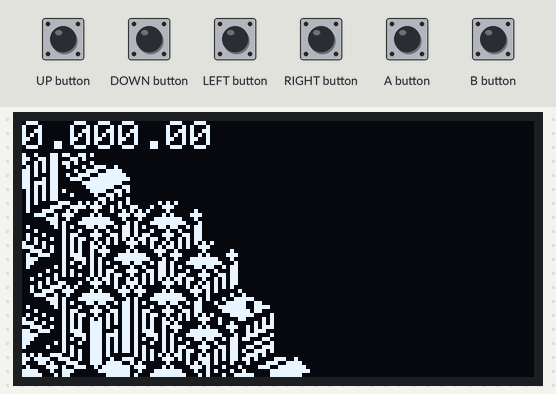
Bench run of a sketch on a simulated Arduboy, built with avr-gcc and run on an emulated ATmega32U4. Parts: 128×64 one-colour display. Inputs (shaded band) come from the test bench. Random numbers use the default seed unless the sketch sets one.

Above: at 1.2 s.
1.3 s: UP button pressed for 1 s
At 1.65 s:
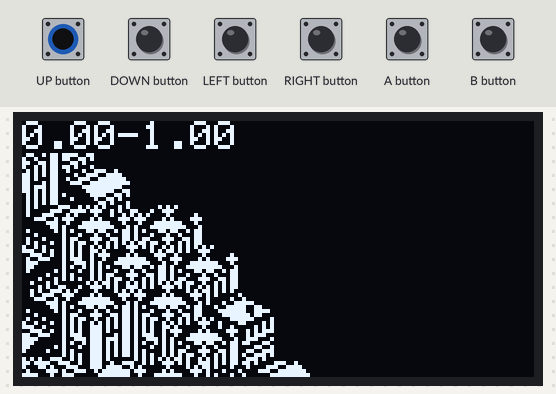
3.8 s: DOWN button pressed for 1 s
At 6.0 s:
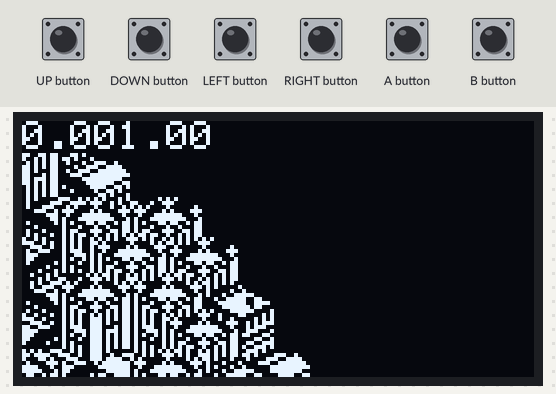
6.3 s: DOWN button pressed for 0.15 s
At 6.9 s:
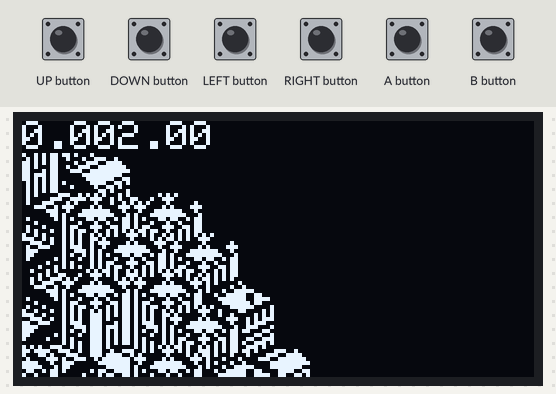
Timing chart, 0 to 9.3 s (numbered marks = the images above; inputs shaded):
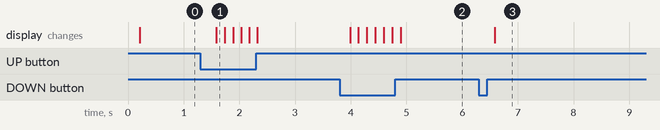

Measured:
- after the input at 1.3 s, the display: changes after 0.28 s (image 1)
- after the input at 3.8 s, the display: first changes after 0.19 s (image 2 shows a later state)
- after the input at 6.3 s, the display: changes after 0.29 s (image 3)

The sketch:

MainGame.ino
```cpp
#include "MainGame.h"

Vector buildingLoc;

//bool isPaused = false;
bool isMinimapVisible = false;

void setup() {
  arduboy.begin();
  arduboy.clear();
  arduboy.initRandomSeed();
  //Initialize things here
  generateMap();
}

uint8_t frame = 0;

void loop() {
  if (!arduboy.nextFrame()) {
    return;
  }
  arduboy.clear();

  //Game code here
  arduboy.pollButtons();
  // Handle input
  handleInput();

  if (isMinimapVisible == true)
  {
    drawMiniMap();
  }

  else
  {
    drawIsoMap();
  }

  debug();
  arduboy.display();
}

void handleInput()
{
   // Move cursor and camera
  if (arduboy.pressed(UP_BUTTON))
  {
      --camera.y;

      //update player
  }

  if (arduboy.pressed(DOWN_BUTTON))
  {
      ++camera.y;

      //update player
  }

  if (arduboy.pressed(LEFT_BUTTON))
  {
      --camera.x;

      //update player
  }

  if (arduboy.pressed(RIGHT_BUTTON))
  {
      ++camera.x;

      //update player
  }

  if(arduboy.justPressed(B_BUTTON))
  {
    isMinimapVisible = !isMinimapVisible;
  }
}


void debug()
{
  arduboy.print(camera.x);
  arduboy.print(camera.y);
}
```

MainGame.h
```cpp
#include "TileType.h"
#include <Arduboy2.h>
Arduboy2 arduboy;
#include "GameSprites.h"

// Changes to make:
// - Create pause function on B button press and call drawMap function in it
// - Create functions toIso and toCart to go to and from Isometric/Cartesian
// - Draw new map tiles using toIso (and probably an enum due to how theyre stored in memory?)

class Vector {
  public:
    float x = 0;
    float y = 0;
};

// The game camera, represented by the camera's top left coordinates
Vector camera;

// The dimensions of the screen
constexpr uint8_t screen_height = HEIGHT;
constexpr uint8_t screen_width = WIDTH;

// The centre coordinates of the screen
constexpr uint8_t viewport_center_height = screen_height / 2;
constexpr uint8_t viewport_center_width = screen_width / 2;

// The dimensions of the tiles
constexpr uint8_t tileWidth = 18;
constexpr uint8_t tileHeight = 19;

// The dimensions of the map
constexpr uint8_t mapHeight = 32;
constexpr uint8_t mapWidth = 32;

// A 2D array of tiles, represented with 'TileType'
TileType tileMap[mapHeight][mapWidth] {};

// Though it would be better to introduce a named function so you don’t forget what this code actually does:

inline uint8_t getSpriteHeight(const uint8_t * sprite)
{
  return pgm_read_byte(&sprite[1]);
}

inline uint8_t getSpriteWidth(const uint8_t * sprite)
{
  return pgm_read_byte(&sprite[0]);
}

//And thus:

//uint8_t tileHeight = getSpriteHeight(buildingSprite);
//uint8_t tileWidth = getSpriteWidth(buildingSprite);

//From which you could then adjust drawY to draw your buildings at the appropriate position.
//(I’m going to let you figure out how to do the adjustment, purely to give you chance to check your understanding of how the isometric rendering works.)


/*
im thinking i should change my tileWidth and tileHeight back (since i shouldn’t have replaced them lol)
then use my getSpriteWidth/Height functions to return the actual size of my sprites and try to use them in figuring out my height adjustment…
-----
Yes. This is correct.
Now all that remains is to figure out how to adjust the height.
You might actually find it easier to work out if you fixed your images’ masks first so the transparent parts are actually transparent.


 */


/*
//Create timer
unsigned long currentMillis = 0;
unsigned long previousMillis = 0;

unsigned long getElapsedTime()
{
  return (currentMillis - previousMillis);
}

void updatePreviousTime()
{
  previousMillis = currentMillis;
}

void updateCurrentTime()
{
  currentMillis = millis();
}
*/

// Generates a random map by filling the map with random tiles,
// moving from left to right, top to bottom.
// Called in setup
void generateMap()
{
  // Top to bottom
  for(uint16_t tileY = 0; tileY < mapHeight; ++tileY)
  {
    // Left to right
    for(uint16_t tileX = 0; tileX < mapWidth; ++tileX)
    {
      // Create a tile value from a random number
      // and assign it to a tile in the tile map.
      tileMap[tileY][tileX] = fromTileIndex(random());
    }
  }
}

void drawMiniMap()
{
  for(uint8_t y = 0; y < mapHeight; ++y)
  {
    // Calculate the y position to draw the tile at, 6 is tile height
    int16_t drawY = ((y * 6) - camera.y);

    for(uint8_t x = 0; x < mapWidth; ++x)
    {
      // Calculate the x position to draw the tile at, 6 is tile width:
      int16_t drawX = ((x * 6) - camera.x);

      // Read the tile from the map.
      TileType tileType = tileMap[y][x];

      // Figure out the tile index.
      uint8_t tileIndex = toTileIndex(tileType);

      // Draw the tile at the calculated position.
      Sprites::drawOverwrite(drawX, drawY, buildingPlaceholders, tileIndex);
    }
  }
}

// Isometric map tiles
constexpr uint8_t const * buildingSprites[]
{
  building0,
  building1,
  building2,
  building3,
};

constexpr uint8_t const * buildingMasks[]
{
  building0_mask,
  building1_mask,
  building2_mask,
  building3_mask,
};

// Isometric to cartesian:
// isoX = cartX - cartY;
// isoY = (cartX + cartY) / 2;

// Cartesian to Isometric:
// cartX = (2 * isoY + isoX) / 2;
// cartY = (2 * isoY - isoX) / 2;

void drawIsoMap()
{
  for(uint8_t tileY = 0; tileY < mapHeight; ++tileY)
  {
    for(uint8_t tileX = 0; tileX < mapWidth; ++tileX)
    {
      // Calculate the x position to draw the tile at.
      const int16_t isometricX = (((tileX * tileWidth) / 2) - ((tileY * tileWidth) / 2));
      const int16_t drawX = (isometricX - camera.x);

      // Calculate the y position to draw the tile at.
      const int16_t isometricY = (((tileX * tileHeight) / 2) + ((tileY * tileHeight) / 2));
      const int16_t drawY = (isometricY - camera.y);

      // TODO: Skip off-screen tiles

      // Read the tile from the map.
      const TileType tileType = tileMap[tileY][tileX];

      // Figure out the tile index.
      const uint8_t tileIndex = toTileIndex(tileType);

      // Select the building sprite
      const uint8_t * buildingSprite = buildingSprites[tileIndex];

      // Select the building sprite mask
      const uint8_t * buildingMask = buildingMasks[tileIndex];

      // Get the sprite's height
      const uint8_t spriteHeight = getSpriteHeight(buildingSprite);

      // Adjust the y position to account for the height of the sprite
      const int16_t adjustedY = (drawY - (spriteHeight - tileHeight));

      // Draw the tile at the calculated position.
      Sprites::drawExternalMask(drawX, adjustedY, buildingSprite, buildingMask, 0, 0);
    }
  }
}
```

TileType.h
```cpp
#pragma once

// For uint8_t
#include <stdint.h>

// Represents different tile types
enum class TileType : uint8_t
{
  building0,
  building1,
  building2,
  building3,
};

// The number of valid tile types.
// Note: Be sure to manually update this
// when introducing new tile types.
constexpr uint8_t tileCount = 4;

// Gets a tile type from its corresponding sprite index
inline constexpr TileType fromTileIndex(uint8_t tileIndex)
{
  // The basic implementation acquires a valid tile type from
  // its raw integer representation, using modular arithmetic
  // to ensure that the produced value is valid.
  return static_cast<TileType>(tileIndex  % tileCount);
}

// Gets the sprite index from the tile type.
inline constexpr uint8_t toTileIndex(TileType tileType)
{
  // The basic implementation just converts the
  // tile type to its underlying integer representation.
  return static_cast<uint8_t>(tileType);
}
```

Source omitted: GameSprites.h (data table, 4512 bytes)
